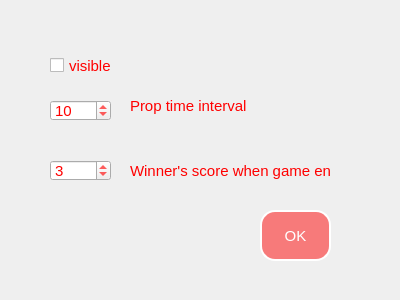
<?xml version="1.0" encoding="UTF-8"?>
<ui version="4.0">
 <class>Options</class>
 <widget class="QDialog" name="Options">
  <property name="geometry">
   <rect>
    <x>0</x>
    <y>0</y>
    <width>400</width>
    <height>300</height>
   </rect>
  </property>
  <property name="windowTitle">
   <string>Dialog</string>
  </property>
  <widget class="QCheckBox" name="VisiblecheckBox">
   <property name="geometry">
    <rect>
     <x>50</x>
     <y>50</y>
     <width>111</width>
     <height>31</height>
    </rect>
   </property>
   <property name="styleSheet">
    <string notr="true">QCheckBox {
    font-family: 'Impact', fantasy;
    font-size: 15px;
    color: red;
}


</string>
   </property>
   <property name="text">
    <string>visible</string>
   </property>
  </widget>
  <widget class="QPushButton" name="BackButton">
   <property name="geometry">
    <rect>
     <x>240</x>
     <y>200</y>
     <width>111</width>
     <height>71</height>
    </rect>
   </property>
   <property name="styleSheet">
    <string notr="true">
QPushButton {
  font-family: 'Impact', fantasy;
  font: 15px;
  padding: 0px 0px;
  margin: 10px 20px;
  position: relative;
  border: 2px solid white;
  border-radius: 15px;
  background: rgba(255, 0, 0, 125);
  color: white;
}

QPushButton:hover {
  background: rgba(255, 0, 0, 200);
  color: #fff;
}


QPushButton:pressed {
    background: rgba(161, 6, 6, 200);
}

QLabel {
  font-family: 'Impact', fantasy;
  border: 2px solid black;
  background: rgba(161, 6, 6, 200);
  color: white;
}


</string>
   </property>
   <property name="text">
    <string>OK</string>
   </property>
  </widget>
  <widget class="QSpinBox" name="ProTimespinBox">
   <property name="geometry">
    <rect>
     <x>50</x>
     <y>100</y>
     <width>61</width>
     <height>21</height>
    </rect>
   </property>
   <property name="styleSheet">
    <string notr="true">QSpinBox {
    font-family: 'Impact', fantasy;
    font-size: 15px;
    color: red;
}


</string>
   </property>
   <property name="minimum">
    <number>1</number>
   </property>
   <property name="maximum">
    <number>999</number>
   </property>
   <property name="value">
    <number>10</number>
   </property>
  </widget>
  <widget class="QSpinBox" name="EndScorespinBox">
   <property name="geometry">
    <rect>
     <x>50</x>
     <y>160</y>
     <width>61</width>
     <height>21</height>
    </rect>
   </property>
   <property name="styleSheet">
    <string notr="true">QSpinBox {
    font-family: 'Impact', fantasy;
    font-size: 15px;
    color: red;
}


</string>
   </property>
   <property name="minimum">
    <number>1</number>
   </property>
   <property name="maximum">
    <number>999</number>
   </property>
   <property name="value">
    <number>3</number>
   </property>
  </widget>
  <widget class="QLabel" name="label">
   <property name="geometry">
    <rect>
     <x>130</x>
     <y>90</y>
     <width>171</width>
     <height>31</height>
    </rect>
   </property>
   <property name="styleSheet">
    <string notr="true">QLabel {
    font-family: 'Impact', fantasy;
    font-size: 15px;
    color: red;
}


</string>
   </property>
   <property name="text">
    <string>Prop time interval</string>
   </property>
  </widget>
  <widget class="QLabel" name="label_2">
   <property name="geometry">
    <rect>
     <x>130</x>
     <y>160</y>
     <width>201</width>
     <height>21</height>
    </rect>
   </property>
   <property name="styleSheet">
    <string notr="true">QLabel {
    font-family: 'Impact', fantasy;
    font-size: 15px;
    color: red;
}
</string>
   </property>
   <property name="text">
    <string>Winner's score when game ends</string>
   </property>
  </widget>
 </widget>
 <resources/>
 <connections/>
</ui>
